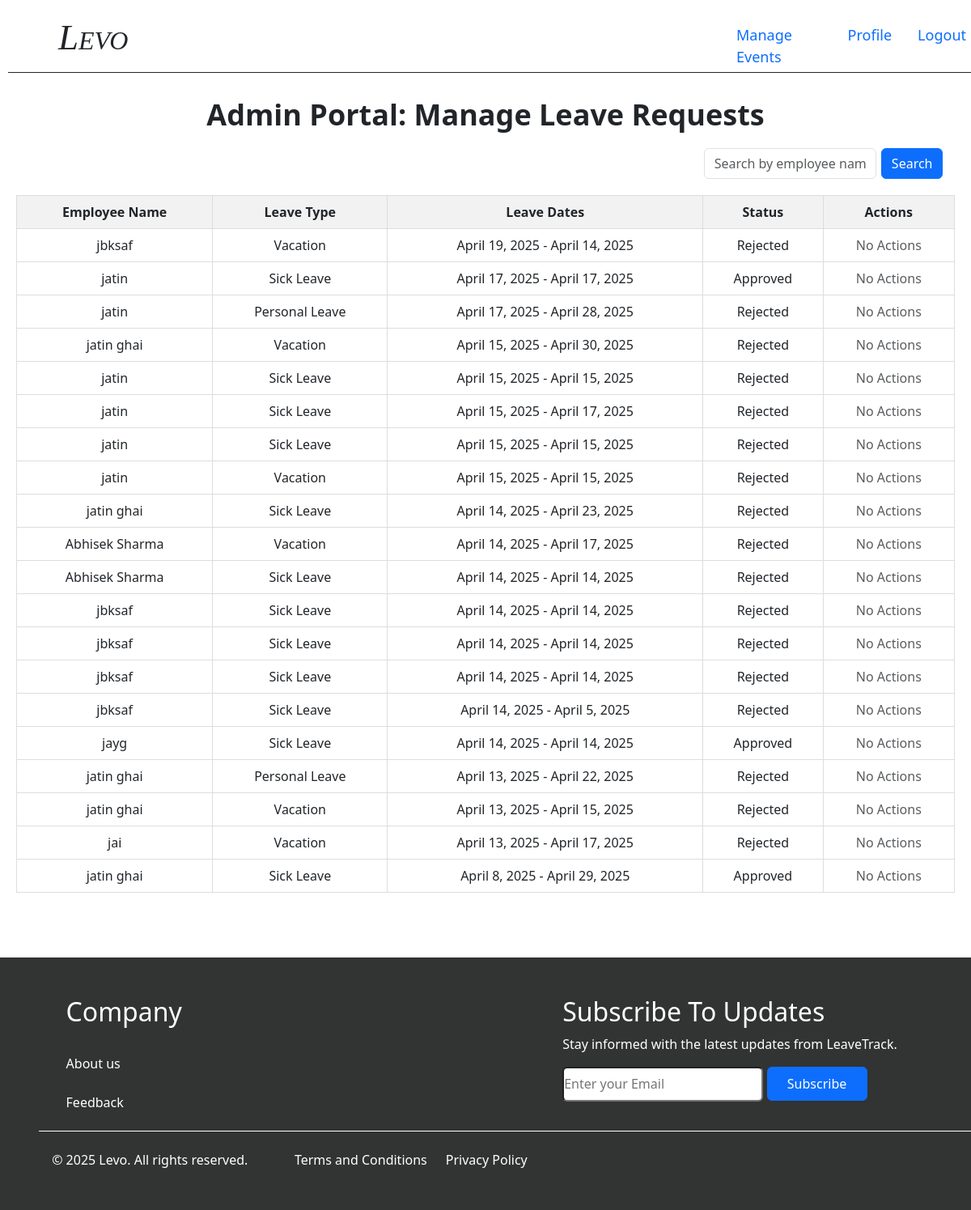
The page /admin-portal/ (signed in) on the database as committed earlier.
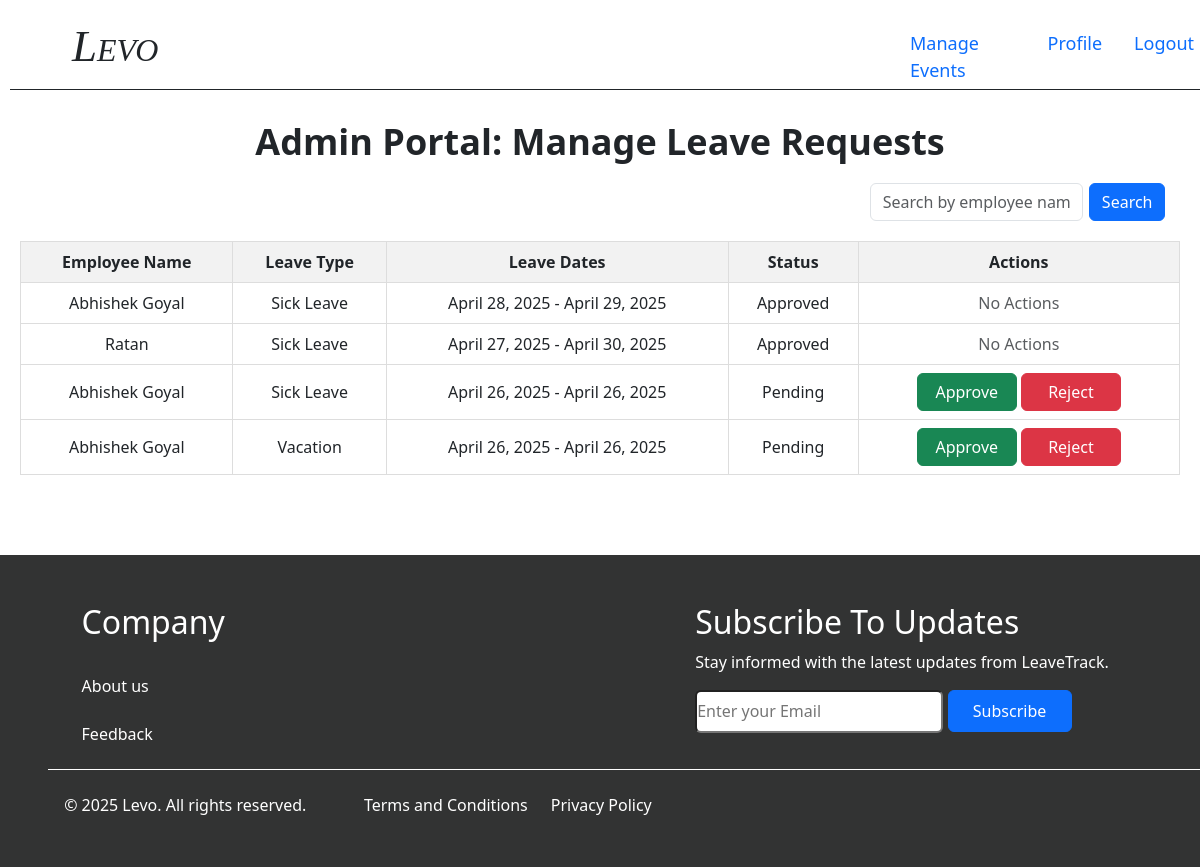
The same page on the database as committed later.
### emsapp/models.py (models this page shows)
class LeaveRequest(models.Model):
    LEAVE_TYPES = [
        ('Sick Leave', 'Sick Leave'),
        ('Vacation', 'Vacation'),
        ('Personal Leave', 'Personal Leave'),
    ]
    user = models.ForeignKey(User, on_delete=models.CASCADE)
    leave_type = models.CharField(max_length=20, choices=LEAVE_TYPES)
    start_date = models.DateField()
    end_date = models.DateField()
    status = models.CharField(max_length=20, default='Pending')
    created_at = models.DateTimeField(auto_now_add=True)

### emsapp/views.py (the view)
# urls.py: path('admin-portal/', views.admin_portal, name='admin_portal'),
@user_passes_test(lambda u: u.is_staff)
def admin_portal(request):
    search_query = request.GET.get('search', '')
    if search_query:
        leave_requests = LeaveRequest.objects.filter(
            Q(user__first_name__icontains=search_query) | Q(user__last_name__icontains=search_query)
        ).order_by('-start_date')
    else:
        leave_requests = LeaveRequest.objects.all().order_by('-start_date')
    return render(request, "admin_portal.html", {
        'leave_requests': leave_requests,
        'search_query': search_query
    })

### emsapp/templates/admin_portal.html (shortened to what this page needs)
<!DOCTYPE html>
<html lang="en">
<head>
    <link rel="stylesheet" href="../static/styles/home_page.css">
    <link href="https://cdn.jsdelivr.net/npm/bootstrap@5.3.3/dist/css/bootstrap.min.css" rel="stylesheet">
</head>
<body>
    <header >
        <div class="nav">
            <p class="logo" style="margin-left: 3%;">Levo</p>
            <div class="nav-links" style="display: flex;padding-top: 1%;padding-left: 75%;">
                <a href="{% url 'app2:admin_event_list' %}" style="font-size: large;margin-top: 2.75%;text-decoration: none;">Manage Events</a>
                <a href="{% url 'profile' %}?next=admin_portal" class="nav-link" style="font-size: large;">Profile</a>
                <a href="#" onclick="confirmLogout()" class="nav-link" style="font-size: large;">Logout</a>
            </div>
        </div>
    </header>
    <main style="padding-bottom: 5%;">
        <div class="admin-container">
            <h1 class="admin-header">Admin Portal: Manage Leave Requests</h1>
            <div class="search-bar">
                <form method="GET" action="{% url 'admin_portal' %}">
                    <div style="display: flex;align-items: center;width: 170%;margin-left: 155%;">
                    <input type="text" name="search" class="form-control" value="{{ search_query }}" placeholder="Search by employee name...">
                    <button type="submit" style="margin-left: 2%;" class="btn btn-primary">Search</button>
                    </div>
                </form>
            </div>
            {% if leave_requests %}
                <table class="leave-table">
                    <thead>
                        <tr>
                            <th>Employee Name</th>
                            <th>Leave Type</th>
                            <th>Leave Dates</th>
                            <th>Status</th>
                            <th>Actions</th>
                        </tr>
                    </thead>
                    <tbody>
                        {% for leave in leave_requests %}
                            <tr>
                                <td>{{ leave.user.first_name }}</td>
                                <td>{{ leave.leave_type }}</td>
                                <td>{{ leave.start_date }} - {{ leave.end_date }}</td>
                                <td>{{ leave.status }}</td>
                                <td>
                                    {% if leave.status == 'Pending' %}
                                        <a href="{% url 'approve_leave' leave.id %}" class="btn btn-success btn-approve">Approve</a>
                                        <a href="{% url 'reject_leave' leave.id %}" class="btn btn-danger btn-reject">Reject</a>
                                    {% else %}
                                        <span class="text-muted">No Actions</span>
                                    {% endif %}
                                </td>
                            </tr>
                        {% endfor %}
                    </tbody>
                </table>
            {% else %}
                <p class="text-center mt-5">No leave requests found.</p>
            {% endif %}
        </div>
    </main>
    <footer>
        <div class="bottom1">
            <div class="c1">
                <h2>Company</h2>
                <br>
                <a href="{% url 'about_us' %}" class="bottom-aboutus">About us</a>
                <br><br>
                <a href="#ref_feedback" class="bottom-feedback">Feedback</a>
            </div>
            <div class="c4">
                <h2>Subscribe To Updates</h2>
                <p>Stay informed with the latest updates from LeaveTrack.</p>
                <input class="input-email" type="email" placeholder="Enter your Email">
                <button class="btn btn-primary subscribe">Subscribe</button>
            </div>
        </div>
        <div class="bottom2">
            <p class="bottom-logo">© 2025 Levo. All rights reserved.</p>
            <a href="{% url 'terms_and_conditions' %}" class="bottom-terms" style="margin-left: 5%;">Terms and Conditions</a>
            <a href="{% url 'privacy_and_policy' %}" class="bottom-privacy" style="margin-left: 2%;">Privacy Policy</a>
        </div>
    </footer>
</body>
</html>

### emsapp/static/styles/home_page.css (style rules this page uses)
* { padding: 0; margin: 0; }
header { background-color: white; }
.nav { margin: 10px; display: flex; position: fixed; top: 0%; left: 0%; margin-top: 0%; background-color: white; justify-content: space-around; height: 10vh; border-bottom: 1px solid; width: 100%; margin-left: 0%; z-index: 2; }
.logo { margin-left: -2%; margin-top: 3px; font-size: 45px; font-family: Brush Script MT, Brush Script Std, cursive; font-style: italic; font-variant: small-caps; font-stretch: ultra-expanded; }
footer { background-color: rgb(50, 51, 51); padding-top: 4%; padding-left: 4%; color: white; }
.bottom1 { display: flex; justify-content: space-around; border-bottom: 1px solid white; padding-bottom: 2%; }
.bottom2 { padding-top: 2%; padding-bottom: 3%; display: flex; }
.c1, .c2, .c3 { margin-right: 5%; }
.c4 { margin-left: 30%; margin-right: 5%; }
.bottom-aboutus, .bottom-feedback, .bottom-employee-portal, .bottom-admin-portal { text-decoration: none; color: white; }
.bottom-logo { margin-left: 1.4%; }
.bottom-terms, .bottom-privacy { color: white; text-decoration: none; }
.input-email { border-radius: 6px; width: 60%; height: 30%; }
.subscribe { width: 30%; height: 30%; margin-bottom: 1%; }
button, .nav a { transition: color 0.3s ease-in-out; }
footer { opacity: 0; animation: fadeIn 2s forwards; }
html { scroll-behavior: smooth; }
* { transition: all 0.3s ease-in-out; }

### emsapp/templates/admin_portal.html (style rules this page uses)
body { padding: 0; margin: 0; }
header { background-color: white; }
.nav { margin: 10px; display: flex; position: fixed; top: 0; left: 0; right: 0; background-color: white; justify-content: space-around; height: 10vh; border-bottom: 1px solid; width: 100%; }
.logo { margin-left: 20px; font-size: 45px; position: fixed; left: 3%; font-family: Brush Script MT, cursive; font-style: italic; }
.admin-container { margin-top: 100px; padding: 20px; }
.admin-header { font-size: 36px; font-weight: 700; text-align: center; margin-bottom: 20px; }
.search-bar { margin-bottom: 20px; margin-left: 50%; width: 15%; }
.leave-table { width: 100%; margin-top: 20px; border-collapse: collapse; }
.leave-table th, .leave-table td { border: 1px solid #ddd; padding: 8px; text-align: center; }
.leave-table th { background-color: #f2f2f2; }
.btn-approve, .btn-reject { width: 100px; }
footer { background-color: rgb(50, 51, 51); padding-top: 4%; padding-left: 4%; color: white; }
.bottom1 { display: flex; justify-content: space-around; padding-bottom: 2%; }
.bottom2 { padding-top: 2%; padding-bottom: 3%; display: flex; }
.bottom-logo { margin-left: 1.4%; }

Rows that differ between the two databases and show on the page:
removed LeaveRequest: user.first_name "jbksaf", leave_type "Vacation", start_date "April 19, 2025", end_date "April 14, 2025", status "Rejected", shows "No Actions"
removed LeaveRequest: user.first_name "jatin", leave_type "Sick Leave", start_date "April 17, 2025", end_date "April 17, 2025", status "Approved", shows "No Actions"
removed LeaveRequest: user.first_name "jatin", leave_type "Personal Leave", start_date "April 17, 2025", end_date "April 28, 2025", status "Rejected", shows "No Actions"
removed LeaveRequest: user.first_name "jatin ghai", leave_type "Vacation", start_date "April 15, 2025", end_date "April 30, 2025", status "Rejected", shows "No Actions"
removed LeaveRequest: user.first_name "jatin", leave_type "Sick Leave", start_date "April 15, 2025", end_date "April 15, 2025", status "Rejected", shows "No Actions"
removed LeaveRequest: user.first_name "jatin", leave_type "Sick Leave", start_date "April 15, 2025", end_date "April 17, 2025", status "Rejected", shows "No Actions"
removed LeaveRequest: user.first_name "jatin", leave_type "Sick Leave", start_date "April 15, 2025", end_date "April 15, 2025", status "Rejected", shows "No Actions"
removed LeaveRequest: user.first_name "jatin", leave_type "Vacation", start_date "April 15, 2025", end_date "April 15, 2025", status "Rejected", shows "No Actions"
removed LeaveRequest: user.first_name "jatin ghai", leave_type "Sick Leave", start_date "April 14, 2025", end_date "April 23, 2025", status "Rejected", shows "No Actions"
removed LeaveRequest: user.first_name "Abhisek Sharma", leave_type "Vacation", start_date "April 14, 2025", end_date "April 17, 2025", status "Rejected", shows "No Actions"
removed LeaveRequest: user.first_name "Abhisek Sharma", leave_type "Sick Leave", start_date "April 14, 2025", end_date "April 14, 2025", status "Rejected", shows "No Actions"
removed LeaveRequest: user.first_name "jbksaf", leave_type "Sick Leave", start_date "April 14, 2025", end_date "April 14, 2025", status "Rejected", shows "No Actions"
removed LeaveRequest: user.first_name "jbksaf", leave_type "Sick Leave", start_date "April 14, 2025", end_date "April 14, 2025", status "Rejected", shows "No Actions"
removed LeaveRequest: user.first_name "jbksaf", leave_type "Sick Leave", start_date "April 14, 2025", end_date "April 14, 2025", status "Rejected", shows "No Actions"
removed LeaveRequest: user.first_name "jbksaf", leave_type "Sick Leave", start_date "April 14, 2025", end_date "April 5, 2025", status "Rejected", shows "No Actions"
removed LeaveRequest: user.first_name "jayg", leave_type "Sick Leave", start_date "April 14, 2025", end_date "April 14, 2025", status "Approved", shows "No Actions"
removed LeaveRequest: user.first_name "jatin ghai", leave_type "Personal Leave", start_date "April 13, 2025", end_date "April 22, 2025", status "Rejected", shows "No Actions"
removed LeaveRequest: user.first_name "jatin ghai", leave_type "Vacation", start_date "April 13, 2025", end_date "April 15, 2025", status "Rejected", shows "No Actions"
removed LeaveRequest: user.first_name "jai", leave_type "Vacation", start_date "April 13, 2025", end_date "April 17, 2025", status "Rejected", shows "No Actions"
removed LeaveRequest: user.first_name "jatin ghai", leave_type "Sick Leave", start_date "April 8, 2025", end_date "April 29, 2025", status "Approved", shows "No Actions"
added LeaveRequest: user.first_name "Abhishek Goyal", leave_type "Sick Leave", start_date "April 28, 2025", end_date "April 29, 2025", status "Approved", shows "No Actions"
added LeaveRequest: user.first_name "Ratan", leave_type "Sick Leave", start_date "April 27, 2025", end_date "April 30, 2025", status "Approved", shows "No Actions"
added LeaveRequest: user.first_name "Abhishek Goyal", leave_type "Sick Leave", start_date "April 26, 2025", end_date "April 26, 2025", status "Pending", shows "Approve"
added LeaveRequest: user.first_name "Abhishek Goyal", leave_type "Vacation", start_date "April 26, 2025", end_date "April 26, 2025", status "Pending", shows "Approve"
